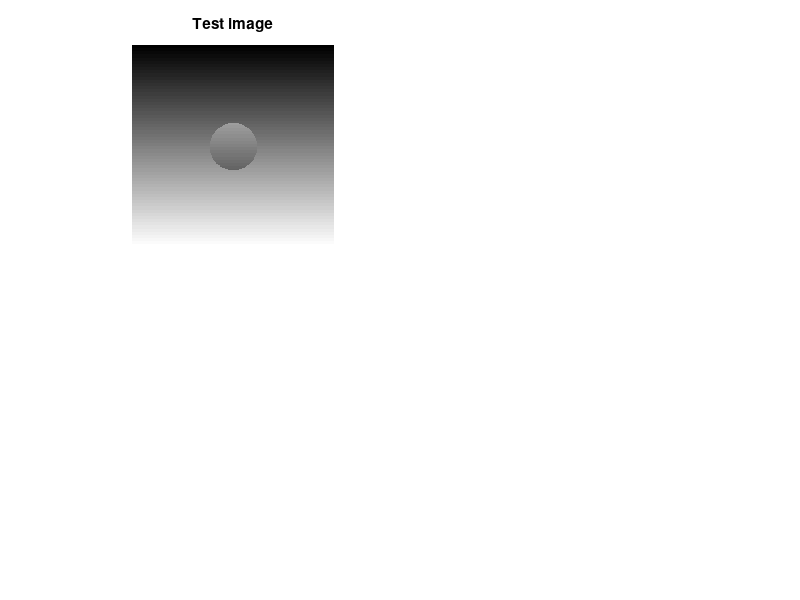

MATLAB code for this plot: (Note: this script raises an error after producing the figure.)
% DEMO - Chamfer matching
% 
% Written by: Patrik Malm 2011-11-17

close all

%% Create a test image
x = -128:127;
[y,x] = ndgrid(x,x);
m = (x.^2+y.^2)<(30.^2);
a = y;
a(m) = -a(m);
%a = a + randn(256,256)*10; % optionally add noise...
a = a-min(a(:));
a = a*(255/max(a(:)));

figure;
subplot(2,2,1)
imshow(a,[]);
title('Test image')

%% Generate the edge image using Canny

t1 = 0.1;
t2 = 0.2;
sigma = 0.8;

a_edge = edge(a,'canny',[t1 t2],sigma);

subplot(2,2,2)
imshow(a_edge,[]);
title('Canny result from test image')

%% Translate the edge image to get a floating image that is offset 

% Of course you don't need to do this later

floating = a_edge - a_edge;
floating(60:end,60:end) = a_edge(1:end-60+1,1:end-60+1);

subplot(2,2,3)
imshow(floating,[]);
title('Floating image')

%% Calculate the distance transform of the original edge image (the base)

base = bwdist(a_edge,'euclidean');

subplot(2,2,4)
imshow(base,[]);
title('Base image')

%% Specify the directions that will be used for 

step = 3;

translation_directions = [-0    -step; 
                          -step  0       ;
                           0     step; 
                           step  0      ];
                       
%% Now pad the images to make room to manouver

base = padarray(base,size(base),max(base(:)));
floating = padarray(floating,size(floating),0);

%% Finally do the chamermatching

last_score = inf; % Keep track of last positional score
stop = false; % Stop criterion
backwards = 0; % The direction which we came from
accumulated_scores = []; % For plotting reasons
counter = 1;

while ~stop
    
    tmp_image = floating; % Start with the current position
    scores = zeros(size(translation_directions,1),1); % To save the scores
    
    for i = 1 : size(translation_directions,1) 
        % Translate the image
        tmp_image = circshift(floating,translation_directions(i,:));
        % Calculate the score of the translation
        scores(i)=sum(base(logical(tmp_image)));      
    end
    
    % Get the best score
    [best_score,dir]=min(scores);
    
    % Now see if we fulfil the stop criteria. Else continue
    if best_score > last_score || dir == backwards
        stop = true;
        accumulated_scores(end+1) = best_score; %#ok
    else       
        floating = imtranslate(floating,translation_directions(dir,1),translation_directions(dir,2));
        backwards = mod(dir+1,4)+1;
        last_score = best_score;
        accumulated_scores(end+1) = best_score; %#ok
    end
    counter = counter + 1;
end

figure;
plot(accumulated_scores,'r');
title('Positional scores')
ylabel('Scores')
xlabel('Iterations')